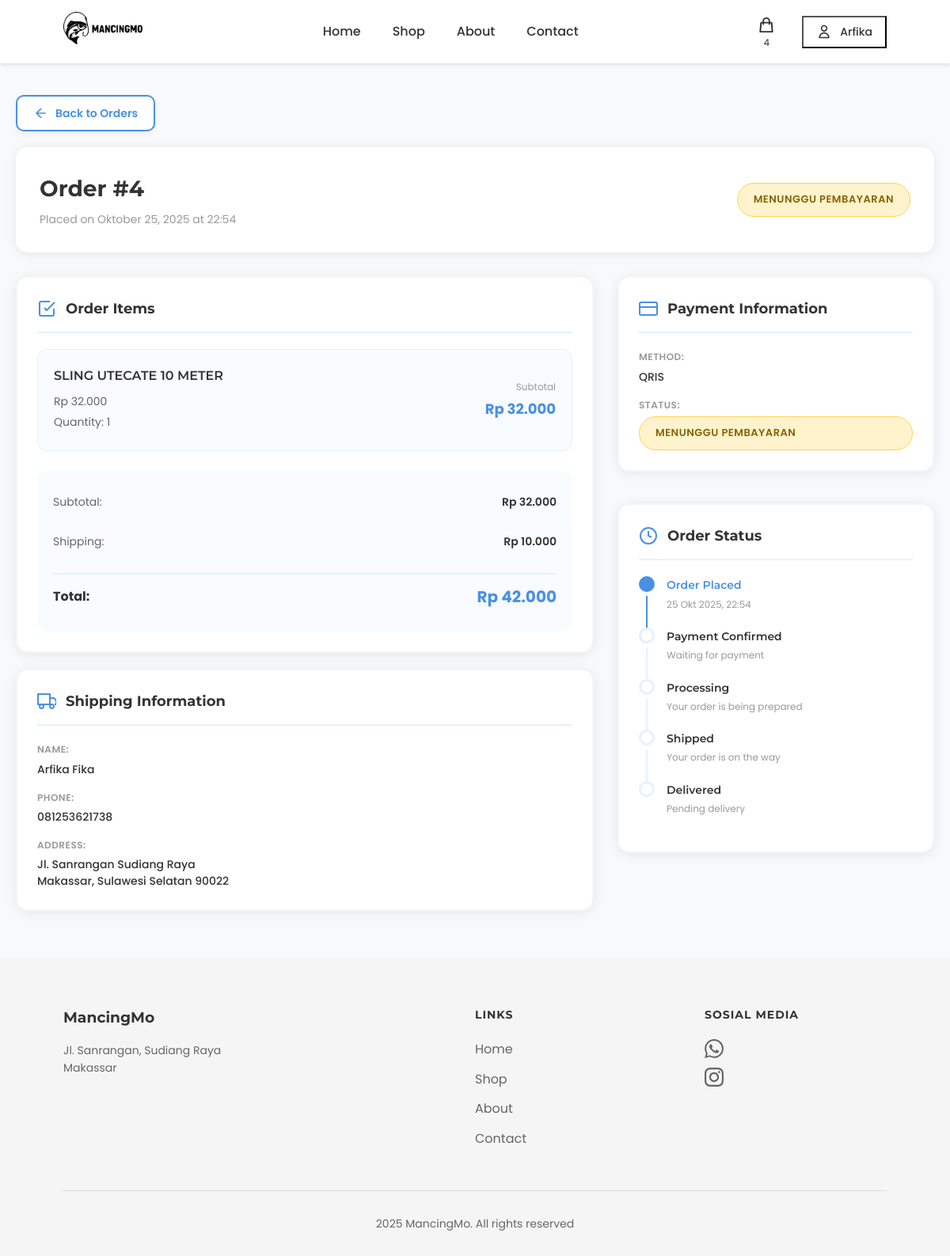
The page /profile/orders/4/ (signed in) on the database as committed earlier.
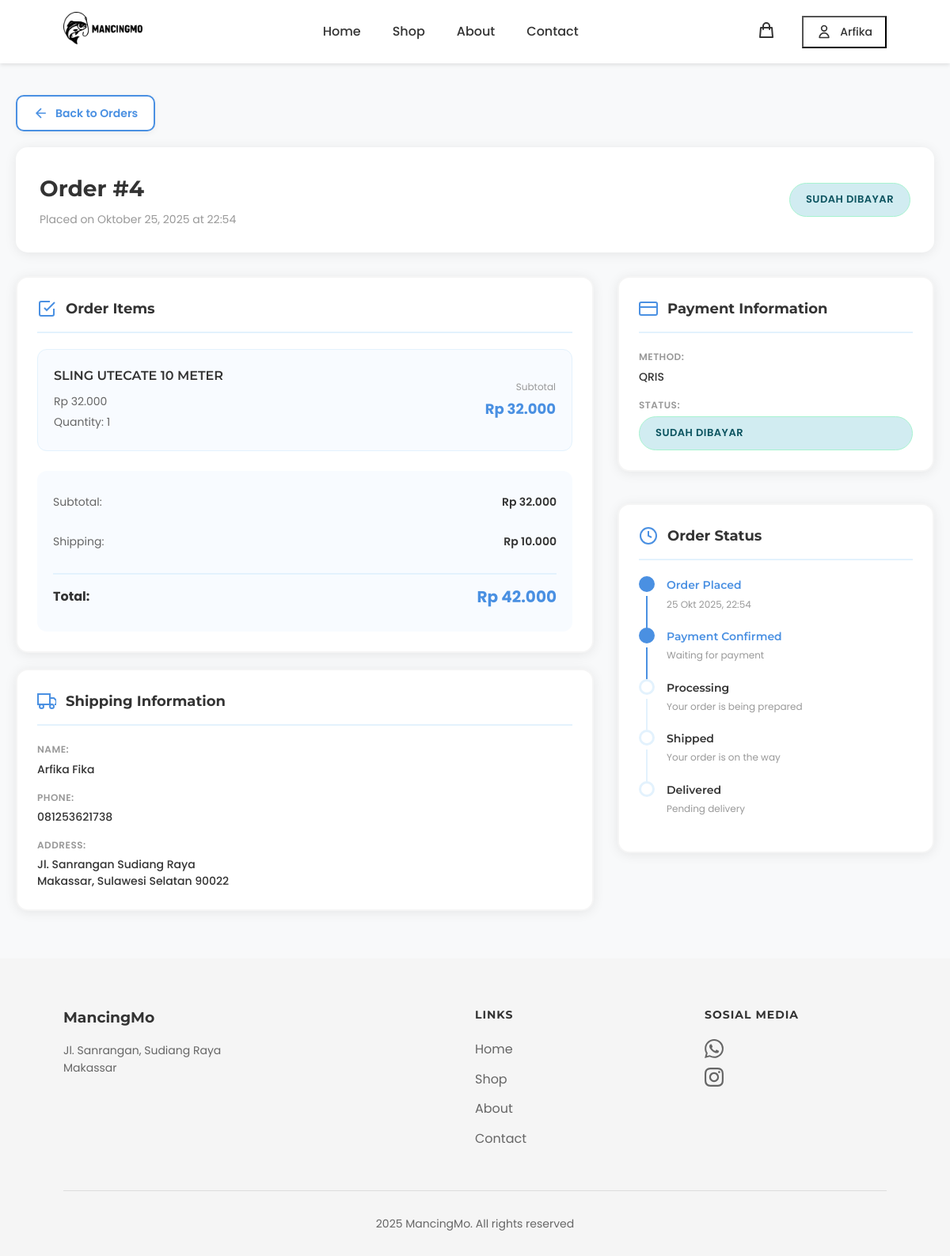
The same page on the database as committed later.
### products/models.py (models this page shows, shortened)
class Cart(models.Model):
    user = models.OneToOneField(User, on_delete=models.CASCADE, related_name='cart', verbose_name="Pengguna")
    created_at = models.DateTimeField(auto_now_add=True, verbose_name="Dibuat Pada")
    updated_at = models.DateTimeField(auto_now=True, verbose_name="Diperbarui Pada")
    class Meta:
        verbose_name = "Keranjang"
        verbose_name_plural = "Keranjang"
        app_label = 'products'
    @property
    def unique_items_count(self):
        return self.items.count()
    def get_unique_items_count(self):
        return self.unique_items_count

class Order(models.Model):
    STATUS_CHOICES = [
        ('pending', 'Menunggu Pembayaran'),
        ('paid', 'Sudah Dibayar'),
        ('processing', 'Sedang Diproses'),
        ('shipped', 'Dikirim'),
        ('delivered', 'Terkirim'),
        ('cancelled', 'Dibatalkan'),
    ]
    PAYMENT_CHOICES = [
        ('bank_transfer', 'Transfer Bank'),
        ('qris', 'QRIS'),
        ('cod', 'Cash on Delivery'),
    ]
    user = models.ForeignKey(User, on_delete=models.CASCADE, related_name='orders', verbose_name="Pengguna")
    order_number = models.CharField(max_length=50, unique=True, verbose_name="Nomor Pesanan")
    shipping_name = models.CharField(max_length=200, verbose_name="Nama Penerima")
    shipping_phone = models.CharField(max_length=20, verbose_name="Telepon Penerima")
    shipping_address = models.TextField(verbose_name="Alamat Pengiriman")
    shipping_province = models.CharField(max_length=100, blank=True, verbose_name="Provinsi")
    shipping_city = models.CharField(max_length=100, verbose_name="Kota/Kabupaten")
    shipping_district = models.CharField(max_length=100, blank=True, verbose_name="Kecamatan")  # ✅ FIELD BARU
    shipping_postal_code = models.CharField(max_length=10, blank=True, verbose_name="Kode Pos")
    payment_method = models.CharField(max_length=20, choices=PAYMENT_CHOICES, verbose_name="Metode Pembayaran")
    payment_proof = models.ImageField(upload_to='payment_proofs/', blank=True, null=True, verbose_name="Bukti Pembayaran")
    subtotal = models.DecimalField(max_digits=10, decimal_places=0, verbose_name="Subtotal")
    shipping_cost = models.DecimalField(max_digits=10, decimal_places=0, default=0, verbose_name="Ongkos Kirim")
    total = models.DecimalField(max_digits=10, decimal_places=0, verbose_name="Total")
    status = models.CharField(max_length=20, choices=STATUS_CHOICES, default='pending', verbose_name="Status")
    created_at = models.DateTimeField(auto_now_add=True, verbose_name="Dibuat Pada")
    updated_at = models.DateTimeField(auto_now=True, verbose_name="Diperbarui Pada")
    paid_at = models.DateTimeField(blank=True, null=True, verbose_name="Dibayar Pada")
    class Meta:
        verbose_name = "Pesanan"
        verbose_name_plural = "Pesanan"
        ordering = ['-created_at']

### products/views.py (the view)
# urls.py: path('profile/orders/<int:order_id>/', views.order_detail, name='order_detail'),
@login_required
def order_detail(request, order_id):
    order = get_object_or_404(Order, id=order_id, user=request.user)
    context = {
        'order': order,
    }
    return render(request, 'registration/order_detail.html', context)

### templates/registration/order_detail.html (shortened to what the changed rows need)
{% extends 'base.html' %}
{% load static %}
{% load currency_filters %}
{% block extra_css %}
<link rel="stylesheet" href="{% static 'css/order_detail.css' %}">
{% endblock %}
{% block content %}
<div class="order-detail-container">
    <div class="order-header-card">
        <div class="header-top">
            <div class="order-title">
                <h1>Order #{{ order.id }}</h1>
                <p>Placed on {{ order.created_at|date:"F d, Y" }} at {{ order.created_at|date:"H:i" }}</p>
            </div>
            <span class="order-status-badge status-{{ order.status|lower }}">
                {{ order.get_status_display }}
            </span>
        </div>
    </div>
    <div class="order-content">
        <div>
            <div class="section-card">
                <div class="section-header">
                    <h2>Order Items</h2>
                </div>
                <div class="price-summary">
                    <div class="summary-row">
                        <span class="label">Subtotal:</span>
                        <span class="value">Rp {{ order.subtotal|floatformat:0 }}</span>
                    </div>
                    <div class="summary-row">
                        <span class="label">Shipping:</span>
                        <span class="value">Rp {{ order.shipping_cost|floatformat:0 }}</span>
                    </div>
                    <div class="summary-row total">
                        <span class="label">Total:</span>
                        <span class="value">Rp {{ order.total|floatformat:0 }}</span>
                    </div>
                </div>
            </div>
            <div class="section-card">
                <div class="section-header">
                    <h2>Shipping Information</h2>
                </div>
                <div class="info-content">
                    <div class="info-item">
                        <span class="info-label">Name:</span>
                        <span class="info-value">{{ order.shipping_name }}</span>
                    </div>
                    <div class="info-item">
                        <span class="info-label">Phone:</span>
                        <span class="info-value">{{ order.shipping_phone }}</span>
                    </div>
                    <div class="info-item">
                        <span class="info-label">Address:</span>
                        <span class="info-value">
                            {{ order.shipping_address }}<br>
                            {{ order.shipping_city }}{% if order.shipping_province %}, {{ order.shipping_province }}{% endif %}{% if order.shipping_postal_code %} {{ order.shipping_postal_code }}{% endif %}
                        </span>
                    </div>
                </div>
            </div>
        </div>
        <div class="sidebar-section">
            <div class="section-card">
                <div class="section-header">
                    <h2>Payment Information</h2>
                </div>
                <div class="info-content">
                    <div class="info-item">
                        <span class="info-label">Method:</span>
                        <span class="info-value">{{ order.get_payment_method_display }}</span>
                    </div>
                    <div class="info-item">
                        <span class="info-label">Status:</span>
                        <span class="order-status-badge status-{{ order.status|lower }}">
                            {{ order.get_status_display }}
                        </span>
                    </div>
                </div>
            </div>
            <div class="section-card">
                <div class="section-header">
                    <h2>Order Status</h2>
                </div>
                <div class="timeline">
                    <div class="timeline-item {% if order.status in 'pending,paid,processing,shipped,delivered' %}completed{% endif %}">
                        <div class="timeline-content">
                            <h4>Order Placed</h4>
                            <p>{{ order.created_at|date:"d M Y, H:i" }}</p>
                        </div>
                    </div>
                    <div class="timeline-item {% if order.status in 'paid,processing,shipped,delivered' %}completed{% endif %}">
                        <div class="timeline-marker"></div>
                        <div class="timeline-content">
                            <h4>Payment Confirmed</h4>
                            {% if order.paid_at %}
                            <p>{{ order.paid_at|date:"d M Y, H:i" }}</p>
                            {% else %}
                            <p>Waiting for payment</p>
                            {% endif %}
                        </div>
                    </div>
                </div>
            </div>
        </div>
    </div>
</div>
{% endblock %}

### templates/includes/header.html (shortened to what this page needs)
{% load static %}
<nav>
    <div class="logo">
        <a href="{% url 'home' %}">
            <img src="{% static 'image/logo mancingmo.png' %}" alt="MancingMo Logo">
        </a>
    </div>
    <ul class="nav-links">
        <li><a href="{% url 'home' %}">Home</a></li>
        <li><a href="{% url 'shop' %}">Shop</a></li>
        <li><a href="{% url 'about' %}">About</a></li>
        <li><a href="{% url 'contact' %}">Contact</a></li>
    </ul>
    <div class="nav-icons">
        <a href="{% url 'cart' %}" class="icon-link cart-icon-wrapper">
            <svg fill="none" stroke="currentColor" viewBox="0 0 24 24">
                <path stroke-linecap="round" stroke-linejoin="round" stroke-width="2" d="M16 11V7a4 4 0 00-8 0v4M5 9h14l1 12H4L5 9z"/>
            </svg>
            {% if user.is_authenticated %}
            <span class="cart-badge" id="cartBadge">
                {% if user.cart.get_unique_items_count > 0 %}{{ user.cart.get_unique_items_count }}{% endif %}
            </span>
            {% endif %}
        </a>
        {% if user.is_authenticated %}
        <div class="user-menu">
            <button class="user-btn">
                <svg fill="none" stroke="currentColor" viewBox="0 0 24 24">
                    <path stroke-linecap="round" stroke-linejoin="round" stroke-width="2" d="M16 7a4 4 0 11-8 0 4 4 0 018 0zM12 14a7 7 0 00-7 7h14a7 7 0 00-7-7z"/>
                </svg>
                <span class="user-name">{{ user.first_name|default:user.username }}</span>
            </button>
        </div>
        {% endif %}
    </div>
</nav>

Rows that differ between the two databases and show on the page:
changed Order "Arfika Fika": status "MENUNGGU PEMBAYARAN" → "SUDAH DIBAYAR"
Other text that changed with them:
{{ user.cart.get_unique_items_count }}: "4" → (not shown)
